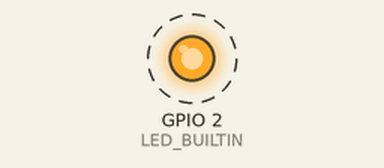
A sketch run on a simulated ESP32. On the bench: output pins drawn as LEDs (lit = HIGH). Dashed ring = blinking. What the sketch prints to the serial monitor is not drawn.

Above: at 0.5 s.
Timing chart, 0 to 4.6 s (numbered marks = the images above):
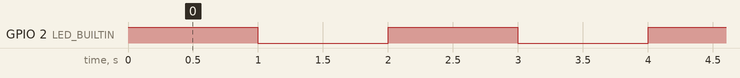

Measured:
- by itself, GPIO 2 (LED_BUILTIN): alternates HIGH for 1.0 s and LOW for 1.0 s

The sketch:

Blink-wSerial.ino
```cpp
// Michael S. Williamson
// 6 NOV 2018
//
// This simple sketch serves as confirmation of successful connection
// and programming of the ESP32. It will flash the LED every second as
// well as display the string "Go Islanders!" on the serial line at a
// baud rate of 115200, which is the normal default for most systems.
//

void setup() {
  // Initialize pin LED_BUILTIN as an output.
  pinMode(LED_BUILTIN, OUTPUT);
  // Set serial to common default baudrate.
  Serial.begin(115200);
}

void loop() {
  blink(LED_BUILTIN);
}

void blink(int led) {
  digitalWrite(led, HIGH);   // Turn LED on.
  delay(1000);               // Wait a second.
  digitalWrite(led, LOW);    // Turn LED off.
  writeText();
  delay(1000);
}

void writeText() {
  Serial.println("Go Islanders!");
}
```
